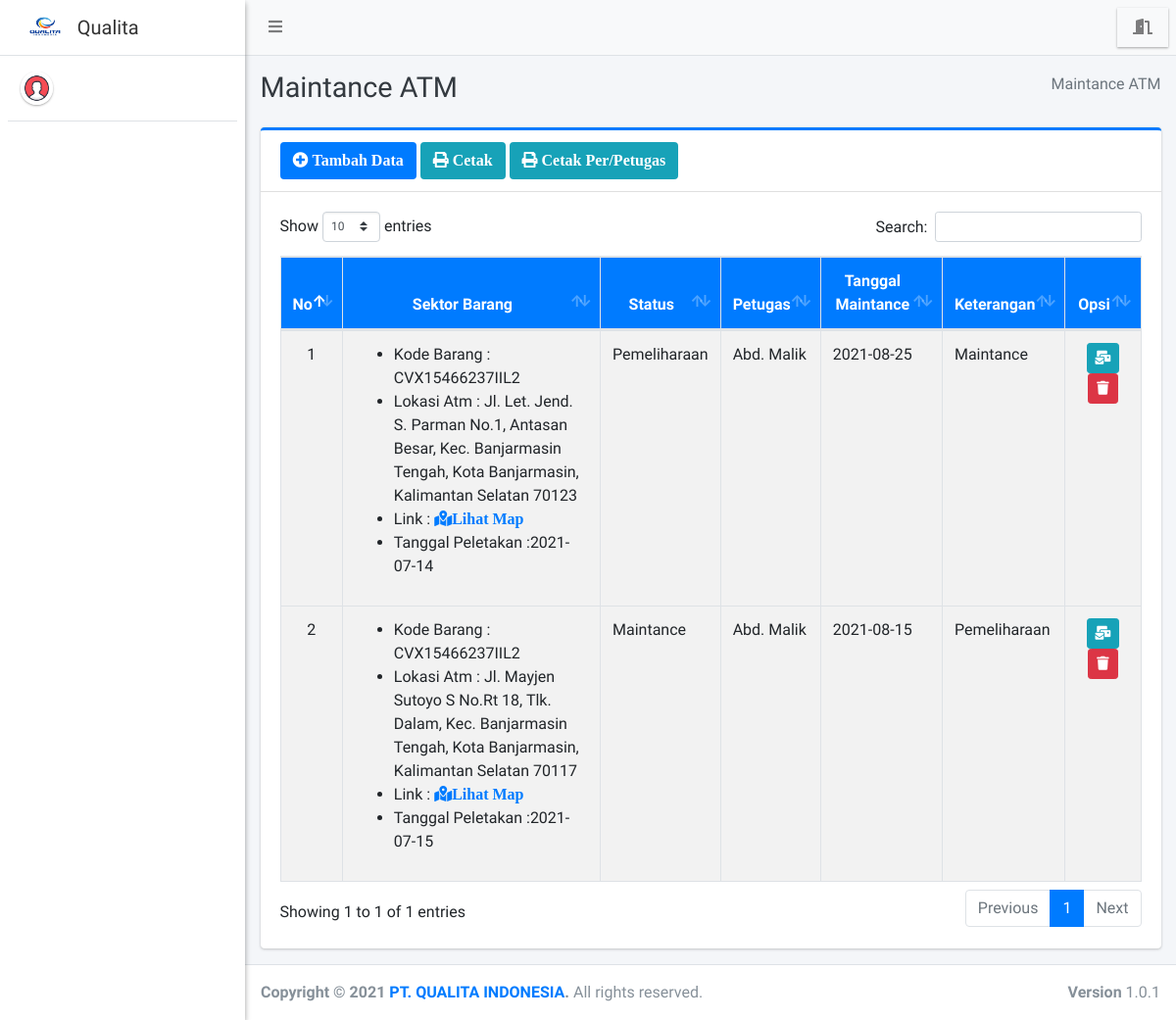
The page /admin/maintance/index.php on the database as committed earlier.
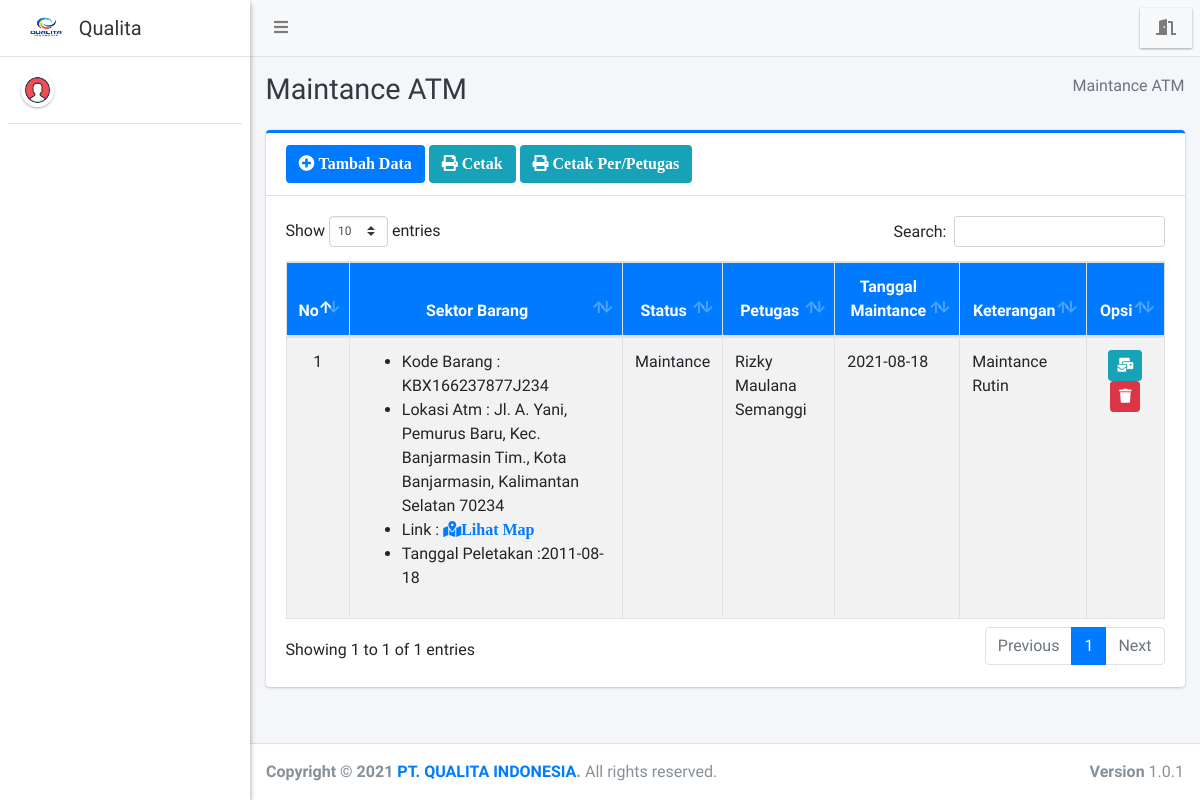
The same page on the database as committed later.
### tables this page shows
CREATE TABLE `maintance` (
  `id_maintance` int(11) NOT NULL,
  `id_sektoratm` int(11) NOT NULL,
  `status_maintance` varchar(75) NOT NULL,
  `id_petugas` int(11) DEFAULT NULL,
  `tgl_maintance` varchar(150) DEFAULT NULL,
  `keterangan` varchar(255) DEFAULT NULL
);

CREATE TABLE `barang` (
  `kode_barang` varchar(35) NOT NULL,
  `nama_barang` varchar(100) NOT NULL,
  `tahun_produksi` varchar(25) NOT NULL,
  `lokasi_produksi` varchar(100) NOT NULL
);

CREATE TABLE `sektor_atm` (
  `id_sektoratm` int(11) NOT NULL,
  `kode_barang` varchar(35) NOT NULL,
  `bank` varchar(150) NOT NULL,
  `kecamatan` varchar(40) NOT NULL,
  `lokasi_atm` varchar(255) NOT NULL,
  `link_gmap` text NOT NULL,
  `tgl_peletakan` varchar(25) NOT NULL,
  `status` varchar(75) NOT NULL
);

CREATE TABLE `petugas` (
  `id_petugas` int(11) NOT NULL,
  `nama_petugas` varchar(255) NOT NULL,
  `email` varchar(255) NOT NULL
);

### config/config.php (called while the page is built, shortened)
<?php
	function base_url($url = null){
		$base_url = "http://localhost/qualita-indonesia";
		if ($url != null) {
			return $base_url."/".$url;
		}else{
			return $base_url;
		}
	}
 ?>

### admin/maintance/index.php (the view, shortened to what this page needs)
<?php
require '../../config/config.php';
require '../../config/koneksi.php';
?>
<!DOCTYPE html>
<html>
<?php
include '../../templates/head.php';
?>
<body class="hold-transition sidebar-mini layout-fixed">
    <div class="wrapper">
        <?php
        include '../../templates/navbar.php';
        ?>
        <?php
        include '../../templates/sidebar.php';
        ?>
        <div class="content-wrapper">
            <div class="content-header">
                <div class="container-fluid">
                    <div class="row mb-2">
                        <div class="col-sm-6">
                            <h1 class="m-0 text-dark">Maintance ATM</h1>
                        </div>
                        <div class="col-sm-6">
                            <ol class="breadcrumb float-sm-right">
                                <li class="breadcrumb-item active">Maintance ATM</li>
                            </ol>
                        </div>
                    </div>
                </div>
            </div>
            <section class="content">
                <div class="container-fluid">
                    <div class="row">
                        <div class="col-12">
                            <div class="card card-primary card-outline">
                                <div class="card-header">
                                    <a href="tambah" class="btn bg-blue"><i class="fa fa-plus-circle"> Tambah Data</i></a>
                                    <a href="print" target="blank" class="btn bg-info"><i class="fa fa-print"> Cetak</i></a>
                                    <a href="#" data-toggle="modal" data-target="#modal_print" class="btn bg-info"><i class="fa fa-print"> Cetak Per/Petugas</i></a>
                                </div>
                                <div class="card-body">
                                    <div class="table-responsive">
                                        <table id="example1" class="table table-bordered table-striped">
                                            <thead class="bg-blue">
                                                <tr align="center">
                                                    <th>No</th>
                                                    <th>Sektor Barang</th>
                                                    <th>Status</th>
                                                    <th>Petugas</th>
                                                    <th>Tanggal Maintance</th>
                                                    <th>Keterangan</th>
                                                    <th>Opsi</th>
                                                </tr>
                                            </thead>
                                            <?php
                                            $no = 1;
                                            $data = $koneksi->query("SELECT * FROM maintance AS m
                                            LEFT JOIN sektor_atm AS sa ON m.id_sektoratm = sa.id_sektoratm
                                            LEFT JOIN barang AS b ON sa.kode_barang = b.kode_barang
                                            LEFT JOIN petugas AS p ON m.id_petugas = p.id_petugas
                                            ORDER BY m.id_maintance DESC");
                                            while ($row = $data->fetch_array()) {
                                            ?>
                                                <tbody style="background-color: white">
                                                    <tr>
                                                        <td align="center"><?= $no++ ?></td>
                                                        <td>
                                                            <ul>
                                                                <li>Kode Barang : <?= $row['kode_barang'] ?></li>
                                                                <li>Lokasi Atm : <?= $row['lokasi_atm'] ?></li>
                                                                <li>Link : <a href="<?= $row['link_gmap'] ?>" target="blank" class="fa fa-map-marked-alt">Lihat Map</a> </li>
                                                                <li>Tanggal Peletakan :<?= $row['tgl_peletakan'] ?></li>
                                                            </ul>
                                                       </td>
                                                        <td><?= $row['status_maintance'] ?></td>
                                                        <td><?= $row['nama_petugas'] ?></td>
                                                        <td><?= $row['tgl_maintance'] ?></td>
                                                        <td><?= $row['keterangan'] ?></td>
                                                        <td align="center">
                                                            <a href="index?id=<?= $row['id_maintance'] ?>" class="btn btn-info btn-sm" title="Kirim"><i class="fa fa-mail-bulk"></i></a>
                                                            <a href="hapus?id=<?= $row['id_maintance'] ?>" class="btn btn-danger btn-sm alert-hapus" title="Hapus"><i class="fa fa-trash"></i></a>
                                                        </td>
                                                    </tr>
                                                </tbody>
                                            <?php } ?>
                                        </table>
                                    </div>
                                </div>
                            </div>
                        </div>
                    </div>
                </div>
            </section>
        </div>
        <?php include_once "../../templates/footer.php"; ?>
    </div>
</body>
</html>

### templates/head.php (shortened to what this page needs)
<head>
  <link rel="stylesheet" href="<?= base_url() ?>/assets/plugins/fontawesome-free/css/all.min.css">
  <link rel="stylesheet" href="https://code.ionicframework.com/ionicons/2.0.1/css/ionicons.min.css">
  <link rel="stylesheet" href="<?= base_url() ?>/assets/plugins/datatables-bs4/css/dataTables.bootstrap4.css">
  <link rel="stylesheet" href="<?= base_url() ?>/assets/plugins/ekko-lightbox/ekko-lightbox.css">
  <link rel="stylesheet" href="<?= base_url() ?>/assets/plugins/bootstrap-fileupload/bootstrap-fileupload.min.css">
  <link rel="stylesheet" href="<?= base_url() ?>/assets/plugins/tempusdominus-bootstrap-4/css/tempusdominus-bootstrap-4.min.css">
  <link rel="stylesheet" href="<?= base_url() ?>/assets/plugins/select2/css/select2.min.css">
  <link rel="stylesheet" href="<?= base_url() ?>/assets/plugins/select2-bootstrap4-theme/select2-bootstrap4.min.css">
  <link rel="stylesheet" href="<?= base_url() ?>/assets/plugins/icheck-bootstrap/icheck-bootstrap.min.css">
  <link rel="stylesheet" href="<?= base_url() ?>/assets/plugins/jqvmap/jqvmap.min.css">
  <link rel="stylesheet" href="<?= base_url() ?>/assets/dist/css/adminlte.min.css">
  <link rel="stylesheet" href="<?= base_url() ?>/assets/plugins/overlayScrollbars/css/OverlayScrollbars.min.css">
  <link rel="stylesheet" href="<?= base_url() ?>/assets/plugins/daterangepicker/daterangepicker.css">
  <link rel="stylesheet" href="<?= base_url() ?>/assets/plugins/summernote/summernote-bs4.css">
  <link rel="stylesheet" href="<?= base_url() ?>/assets/plugins/bootstrap-fileupload/bootstrap-fileupload.min.css">
  <link rel="stylesheet" href="<?= base_url() ?>/assets/alert/sweetalert.css">
</head>

### templates/navbar.php
<nav class="main-header navbar navbar-expand navbar-light navbar-light">
  <ul class="navbar-nav">
    <li class="nav-item">
      <a class="nav-link" data-widget="pushmenu" href="#"><i class="fas fa-bars"></i></a>
    </li>
  </ul>
  <ul class="navbar-nav ml-auto">
    <li class="nav-item dropdown img-square elevation-1">
      <a class="nav-link alert-logout" href="<?= base_url('logout') ?>">
        <i class="fas fa-door-open"></i>
      </a>
    </li>
  </ul>
</nav>

### templates/sidebar.php (shortened to what this page needs)
<aside class="main-sidebar sidebar-light-green elevation-2" >
  <a href="#" class="brand-link">
    <img src="<?= base_url() ?>/assets/dist/img/logo.jpeg" style="width: 50px;" alt="#" class="brand-image" style="opacity: .8">
    <span class="brand-text font-weight-light"><b>Qualita</b></span>
  </a>
  <div class="sidebar">
    <div class="user-panel mt-3 pb-3 d-flex">
      <div class="image">
        <img src="<?= base_url() ?>/assets/dist/img/avatar1.png" class="img-circle elevation-1" alt="User Image">
      </div>
      <div class="info">
      </div>
    </div>
  </div>
</aside>

### templates/footer.php
<footer class="main-footer">
  <strong>Copyright &copy; <?= date('Y') ?> <a href="#">PT. QUALITA INDONESIA</a>.</strong>
  All rights reserved.
  <div class="float-right d-none d-sm-inline-block">
    <b>Version</b> 1.0.1
  </div>
</footer>

Rows that differ between the two databases and show on the page:
removed maintance: barang.kode_barang "CVX15466237IIL2", id_sektoratm.lokasi_atm "Jl. Let. Jend. S. Parman No.1, Antasan Besar, Kec. Banjarmasin Tengah, Kota Banjarmasin, Kalimantan Selatan 70123", id_sektoratm.tgl_peletakan "2021-07-14", status_maintance "Pemeliharaan", id_petugas.nama_petugas "Abd. Malik", tgl_maintance "2021-08-25", keterangan "Maintance"
removed maintance: barang.kode_barang "CVX15466237IIL2", id_sektoratm.lokasi_atm "Jl. Mayjen Sutoyo S No.Rt 18, Tlk. Dalam, Kec. Banjarmasin Tengah, Kota Banjarmasin, Kalimantan Selatan 70117", id_sektoratm.tgl_peletakan "2021-07-15", status_maintance "Maintance", id_petugas.nama_petugas "Abd. Malik", tgl_maintance "2021-08-15", keterangan "Pemeliharaan"
added maintance: barang.kode_barang "KBX166237877J234", id_sektoratm.lokasi_atm "Jl. A. Yani, Pemurus Baru, Kec. Banjarmasin Tim., Kota Banjarmasin, Kalimantan Selatan 70234", id_sektoratm.tgl_peletakan "2011-08-18", status_maintance "Maintance", id_petugas.nama_petugas "Rizky Maulana Semanggi", tgl_maintance "2021-08-18", keterangan "Maintance Rutin"
